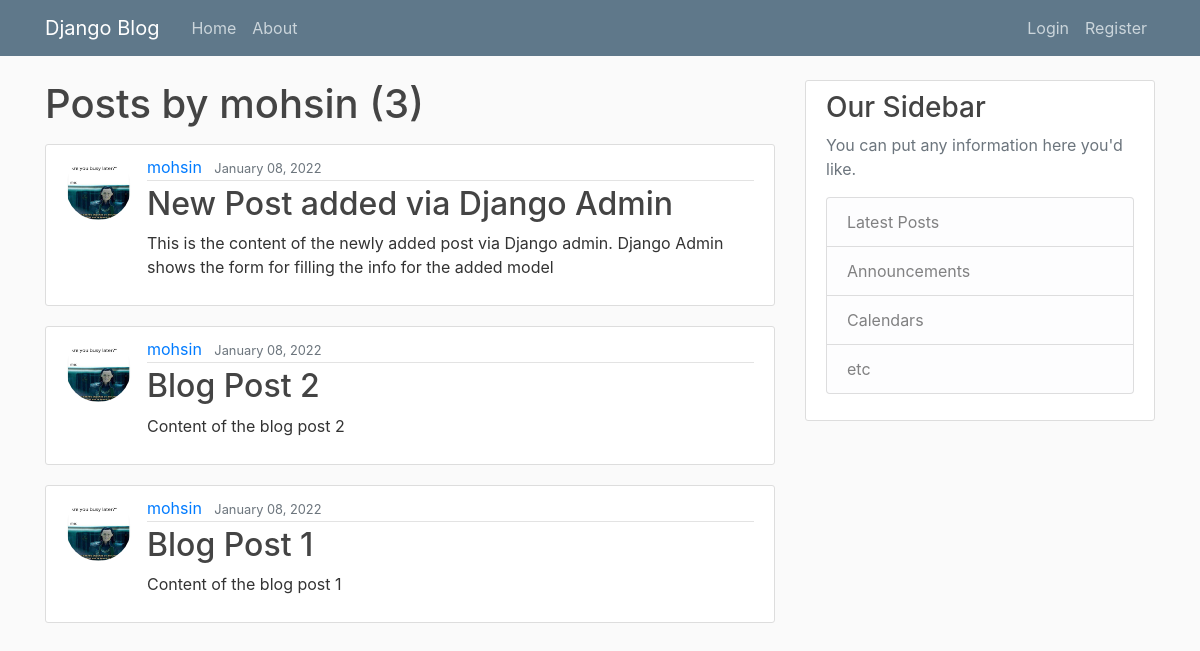
The app's page /user/mohsin, older data.
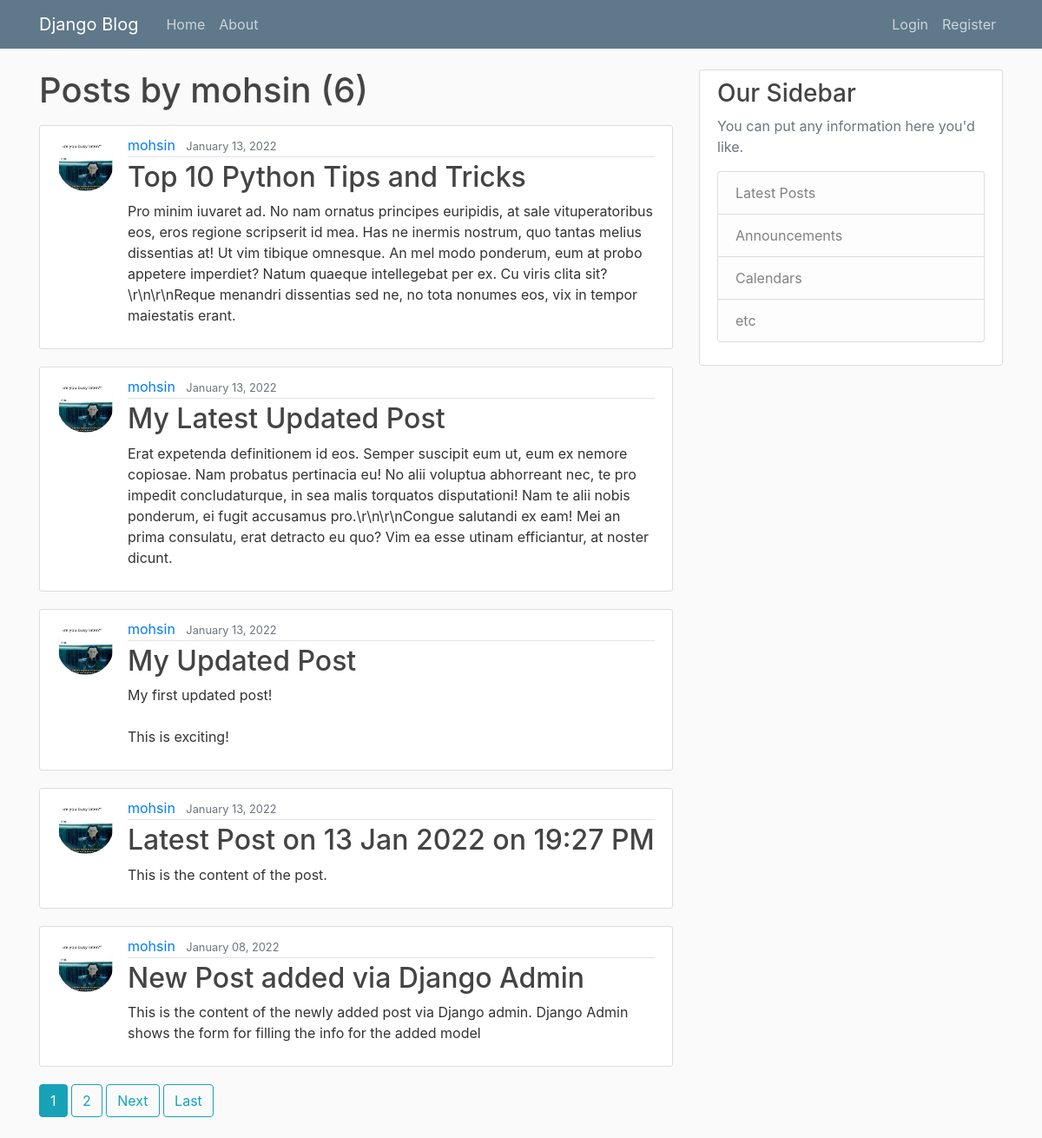
The same page, newer data.
### blog/models.py (models this page shows, shortened)
class Post(models.Model):
	title = models.CharField(max_length=100)
	content = models.TextField()
	date_posted = models.DateTimeField(default=timezone.now)
	author = models.ForeignKey(User, on_delete=models.CASCADE)

### users/models.py (models this page shows, shortened)
class Profile(models.Model):
	user = models.OneToOneField(User, on_delete=models.CASCADE)
	image = models.ImageField(default='default.jpg', upload_to='profile_pics')

### blog/views.py (the view)
# urls.py: path('user/<str:username>', PostUserListView.as_view(), name='user-posts'),
class PostUserListView(ListView):
	model = Post
	template_name = "blog/user_posts.html"
	context_object_name = 'posts'
	paginate_by = 5
	def get_queryset(self):
		user = get_object_or_404(User, username=self.kwargs.get("username"))
		return Post.objects.filter(author=user).order_by('-date_posted')

### blog/templates/blog/user_posts.html (shortened to what this page needs)
{% extends "blog/base.html" %}
{% block content %}
    <h1 class="mb-3">Posts by {{ view.kwargs.username }} ({{ page_obj.paginator.count }})</h1>
    {% for post in posts %}
        <article class="media content-section">
          <img class="rounded-circle article-img" src="{{ post.author.profile.image.url }}">
          <div class="media-body">
            <div class="article-metadata">
              <a class="mr-2" href="{% url 'user-posts' post.author.username %}">{{ post.author }}</a>
              <small class="text-muted">{{ post.date_posted|date:"F d, Y" }}</small>
            </div>
            <h2><a class="article-title" href="{% url 'post-detail' post.id %}">{{ post.title }}</a></h2>
            <p class="article-content">{{ post.content }}</p>
          </div>
        </article>
    {% endfor %}
    {% if is_paginated %}
      {% for num in page_obj.paginator.page_range %}
        {% if page_obj.number == num %}
          <a class="btn btn-info mb-4" href="?page={{ num }}">{{ num }}</a>
        {% elif num > page_obj.number|add:'-3' and num < page_obj.number|add:'3' %}
          <a class="btn btn-outline-info mb-4" href="?page={{ num }}">{{ num }}</a>
        {% endif %}
      {% endfor %}
      {% if page_obj.has_next %}
        <a class="btn btn-outline-info mb-4" href="?page={{ page_obj.next_page_number }}">Next</a>
        <a class="btn btn-outline-info mb-4" href="?page={{ page_obj.paginator.num_pages }}">Last</a>
      {% endif %}
    {% endif %}
{% endblock content %}

### blog/templates/blog/base.html (shortened to what this page needs)
{% load static %}
<!DOCTYPE html>
<html>
<head>
    <link rel="stylesheet" href="https://maxcdn.bootstrapcdn.com/bootstrap/4.0.0/css/bootstrap.min.css">
    <link rel="stylesheet" type="text/css" href="{% static 'blog/main.css' %}">
</head>
<body>
    <header class="site-header">
      <nav class="navbar navbar-expand-md navbar-dark bg-steel fixed-top">
        <div class="container">
          <a class="navbar-brand mr-4" href="{% url 'blog-home' %}">Django Blog</a>
          <div class="collapse navbar-collapse" id="navbarToggle">
            <div class="navbar-nav mr-auto">
              <a class="nav-item nav-link" href="{% url 'blog-home' %}">Home</a>
              <a class="nav-item nav-link" href="{% url 'blog-about' %}">About</a>
            </div>
            <div class="navbar-nav">
              {% if user.is_authenticated %}
                <a class="nav-item nav-link" href="{% url 'post-create' %}">New Post</a>
                <a class="nav-item nav-link" href="{% url 'profile' %}">Profile</a>
                <a class="nav-item nav-link" href="{% url 'logout' %}">Logout</a>
              {% else %}
                <a class="nav-item nav-link" href="{% url 'login' %}">Login</a>
                <a class="nav-item nav-link" href="{% url 'register' %}">Register</a>
              {% endif %}
            </div>
          </div>
        </div>
      </nav>
    </header>
    <main role="main" class="container">
      <div class="row">
        <div class="col-md-8">
          {% block content %}{% endblock %}
        </div>
        <div class="col-md-4">
          <div class="content-section">
            <h3>Our Sidebar</h3>
            <p class='text-muted'>You can put any information here you'd like.
              <ul class="list-group">
                <li class="list-group-item list-group-item-light">Latest Posts</li>
                <li class="list-group-item list-group-item-light">Announcements</li>
                <li class="list-group-item list-group-item-light">Calendars</li>
                <li class="list-group-item list-group-item-light">etc</li>
              </ul>
            </p>
          </div>
        </div>
      </div>
    </main>
</body>
</html>

### blog/static/blog/main.css (style rules this page uses)
body { background: #fafafa; color: #333333; margin-top: 5rem; }
h1, h2, h3, h4, h5, h6 { color: #444444; }
ul { margin: 0; }
.bg-steel { background-color: #5f788a; }
.site-header .navbar-nav .nav-link { color: #cbd5db; }
.content-section { background: #ffffff; padding: 10px 20px; border: 1px solid #dddddd; border-radius: 3px; margin-bottom: 20px; }
.article-title { color: #444444; }
.article-content { white-space: pre-line; }
.article-img { height: 65px; width: 65px; margin-right: 16px; }
.article-metadata { padding-bottom: 1px; margin-bottom: 4px; border-bottom: 1px solid #e3e3e3 }

Row changes from the older to the newer data that the page shows:
no longer on this page (row unchanged): Post: author.profile.image (picture), author "mohsin", date_posted "January 08, 2022", title "Blog Post 2", content "Content of the blog post 2"
no longer on this page (row edited): Post: author.profile.image (picture), author "mohsin", date_posted "January 08, 2022", title "Blog Post 1", content "Content of the blog post 1"
added Post: author.profile.image (picture), author "mohsin", date_posted "January 13, 2022", title "Top 10 Python Tips and Tricks", content "Pro minim iuvaret ad. No nam ornatus principes euripidis, at sale vituperatoribus eos, eros regione scripserit id mea. Has ne inermis nostrum, quo tantas melius dissentias at! Ut vim tibique omnesque. An mel modo ponderum, eum at probo appetere imperdiet? Natum quaeque intellegebat per ex. Cu viris clita sit?\\r\\n\\r\\nReque menandri dissentias sed ne, no tota nonumes eos, vix in tempor maiestatis erant."
added Post: author.profile.image (picture), author "mohsin", date_posted "January 13, 2022", title "My Latest Updated Post", content "Erat expetenda definitionem id eos. Semper suscipit eum ut, eum ex nemore copiosae. Nam probatus pertinacia eu! No alii voluptua abhorreant nec, te pro impedit concludaturque, in sea malis torquatos disputationi! Nam te alii nobis ponderum, ei fugit accusamus pro.\\r\\n\\r\\nCongue salutandi ex eam! Mei an prima consulatu, erat detracto eu quo? Vim ea esse utinam efficiantur, at noster dicunt."
added Post: author.profile.image (picture), author "mohsin", date_posted "January 13, 2022", title "My Updated Post", content "My first updated post! This is exciting!"
added Post: author.profile.image (picture), author "mohsin", date_posted "January 13, 2022", title "Latest Post on 13 Jan 2022 on 19:27 PM", content "This is the content of the post."
Text that changed along with them:
{{ page_obj.paginator.count }}: "3" → "6"
new list line: "1"
new list line: "2"
text now shown: "Next Last"
